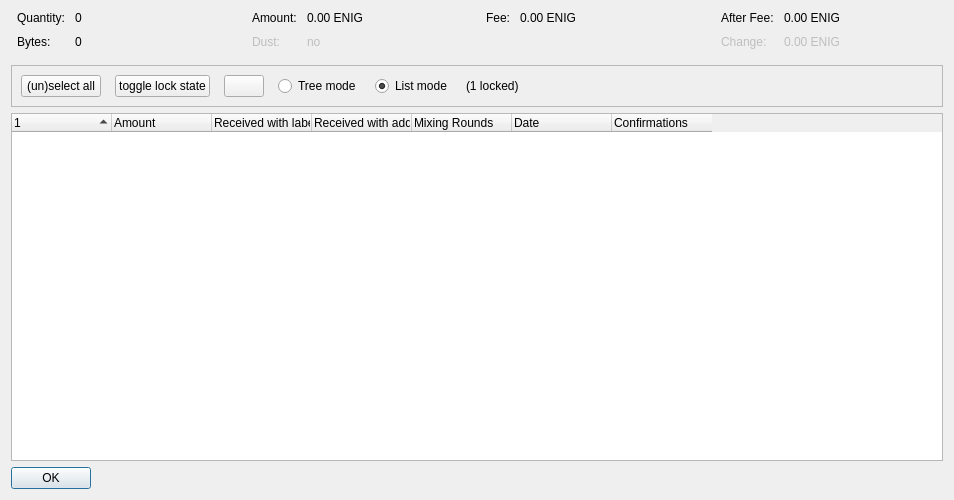
<?xml version="1.0" encoding="UTF-8"?>
<ui version="4.0">
 <class>CoinControlDialog</class>
 <widget class="QDialog" name="CoinControlDialog">
  <property name="geometry">
   <rect>
    <x>0</x>
    <y>0</y>
    <width>954</width>
    <height>500</height>
   </rect>
  </property>
  <property name="windowTitle">
   <string>Coin Selection</string>
  </property>
  <layout class="QVBoxLayout" name="verticalLayout">
   <item>
    <layout class="QHBoxLayout" name="horizontalLayoutTop" stretch="0,0,0,0">
     <property name="topMargin">
      <number>0</number>
     </property>
     <property name="bottomMargin">
      <number>10</number>
     </property>
     <item>
      <layout class="QFormLayout" name="formLayoutCoinControl1">
       <property name="horizontalSpacing">
        <number>10</number>
       </property>
       <property name="verticalSpacing">
        <number>10</number>
       </property>
       <property name="leftMargin">
        <number>6</number>
       </property>
       <property name="rightMargin">
        <number>6</number>
       </property>
       <item row="0" column="0">
        <widget class="QLabel" name="labelCoinControlQuantityText">
         <property name="text">
          <string>Quantity:</string>
         </property>
        </widget>
       </item>
       <item row="0" column="1">
        <widget class="QLabel" name="labelCoinControlQuantity">
         <property name="cursor">
          <cursorShape>IBeamCursor</cursorShape>
         </property>
         <property name="contextMenuPolicy">
          <enum>Qt::ActionsContextMenu</enum>
         </property>
         <property name="text">
          <string notr="true">0</string>
         </property>
         <property name="textInteractionFlags">
          <set>Qt::LinksAccessibleByMouse|Qt::TextSelectableByKeyboard|Qt::TextSelectableByMouse</set>
         </property>
        </widget>
       </item>
       <item row="1" column="0">
        <widget class="QLabel" name="labelCoinControlBytesText">
         <property name="text">
          <string>Bytes:</string>
         </property>
        </widget>
       </item>
       <item row="1" column="1">
        <widget class="QLabel" name="labelCoinControlBytes">
         <property name="cursor">
          <cursorShape>IBeamCursor</cursorShape>
         </property>
         <property name="contextMenuPolicy">
          <enum>Qt::ActionsContextMenu</enum>
         </property>
         <property name="text">
          <string notr="true">0</string>
         </property>
         <property name="textInteractionFlags">
          <set>Qt::LinksAccessibleByMouse|Qt::TextSelectableByKeyboard|Qt::TextSelectableByMouse</set>
         </property>
        </widget>
       </item>
      </layout>
     </item>
     <item>
      <layout class="QFormLayout" name="formLayoutCoinControl2">
       <property name="horizontalSpacing">
        <number>10</number>
       </property>
       <property name="verticalSpacing">
        <number>10</number>
       </property>
       <property name="leftMargin">
        <number>6</number>
       </property>
       <property name="rightMargin">
        <number>6</number>
       </property>
       <item row="0" column="0">
        <widget class="QLabel" name="labelCoinControlAmountText">
         <property name="text">
          <string>Amount:</string>
         </property>
        </widget>
       </item>
       <item row="0" column="1">
        <widget class="QLabel" name="labelCoinControlAmount">
         <property name="cursor">
          <cursorShape>IBeamCursor</cursorShape>
         </property>
         <property name="contextMenuPolicy">
          <enum>Qt::ActionsContextMenu</enum>
         </property>
         <property name="text">
          <string notr="true">0.00 ENIG</string>
         </property>
         <property name="textInteractionFlags">
          <set>Qt::LinksAccessibleByMouse|Qt::TextSelectableByKeyboard|Qt::TextSelectableByMouse</set>
         </property>
        </widget>
       </item>
       <item row="1" column="0">
        <widget class="QLabel" name="labelCoinControlLowOutputText">
         <property name="enabled">
          <bool>false</bool>
         </property>
         <property name="text">
          <string>Dust:</string>
         </property>
        </widget>
       </item>
       <item row="1" column="1">
        <widget class="QLabel" name="labelCoinControlLowOutput">
         <property name="enabled">
          <bool>false</bool>
         </property>
         <property name="cursor">
          <cursorShape>IBeamCursor</cursorShape>
         </property>
         <property name="contextMenuPolicy">
          <enum>Qt::ActionsContextMenu</enum>
         </property>
         <property name="text">
          <string notr="true">no</string>
         </property>
         <property name="textInteractionFlags">
          <set>Qt::LinksAccessibleByMouse|Qt::TextSelectableByKeyboard|Qt::TextSelectableByMouse</set>
         </property>
        </widget>
       </item>
      </layout>
     </item>
     <item>
      <layout class="QFormLayout" name="formLayoutCoinControl3">
       <property name="horizontalSpacing">
        <number>10</number>
       </property>
       <property name="verticalSpacing">
        <number>10</number>
       </property>
       <property name="leftMargin">
        <number>6</number>
       </property>
       <property name="rightMargin">
        <number>6</number>
       </property>
       <item row="0" column="0">
        <widget class="QLabel" name="labelCoinControlFeeText">
         <property name="text">
          <string>Fee:</string>
         </property>
        </widget>
       </item>
       <item row="0" column="1">
        <widget class="QLabel" name="labelCoinControlFee">
         <property name="cursor">
          <cursorShape>IBeamCursor</cursorShape>
         </property>
         <property name="contextMenuPolicy">
          <enum>Qt::ActionsContextMenu</enum>
         </property>
         <property name="text">
          <string notr="true">0.00 ENIG</string>
         </property>
         <property name="textInteractionFlags">
          <set>Qt::LinksAccessibleByMouse|Qt::TextSelectableByKeyboard|Qt::TextSelectableByMouse</set>
         </property>
        </widget>
       </item>
      </layout>
     </item>
     <item>
      <layout class="QFormLayout" name="formLayoutCoinControl4">
       <property name="horizontalSpacing">
        <number>10</number>
       </property>
       <property name="verticalSpacing">
        <number>10</number>
       </property>
       <property name="leftMargin">
        <number>6</number>
       </property>
       <property name="rightMargin">
        <number>6</number>
       </property>
       <item row="0" column="0">
        <widget class="QLabel" name="labelCoinControlAfterFeeText">
         <property name="text">
          <string>After Fee:</string>
         </property>
        </widget>
       </item>
       <item row="0" column="1">
        <widget class="QLabel" name="labelCoinControlAfterFee">
         <property name="cursor">
          <cursorShape>IBeamCursor</cursorShape>
         </property>
         <property name="contextMenuPolicy">
          <enum>Qt::ActionsContextMenu</enum>
         </property>
         <property name="text">
          <string notr="true">0.00 ENIG</string>
         </property>
         <property name="textInteractionFlags">
          <set>Qt::LinksAccessibleByMouse|Qt::TextSelectableByKeyboard|Qt::TextSelectableByMouse</set>
         </property>
        </widget>
       </item>
       <item row="1" column="0">
        <widget class="QLabel" name="labelCoinControlChangeText">
         <property name="enabled">
          <bool>false</bool>
         </property>
         <property name="text">
          <string>Change:</string>
         </property>
        </widget>
       </item>
       <item row="1" column="1">
        <widget class="QLabel" name="labelCoinControlChange">
         <property name="enabled">
          <bool>false</bool>
         </property>
         <property name="cursor">
          <cursorShape>IBeamCursor</cursorShape>
         </property>
         <property name="contextMenuPolicy">
          <enum>Qt::ActionsContextMenu</enum>
         </property>
         <property name="text">
          <string notr="true">0.00 ENIG</string>
         </property>
         <property name="textInteractionFlags">
          <set>Qt::LinksAccessibleByMouse|Qt::TextSelectableByKeyboard|Qt::TextSelectableByMouse</set>
         </property>
        </widget>
       </item>
      </layout>
     </item>
    </layout>
   </item>
   <item>
    <widget class="QFrame" name="frame">
     <property name="minimumSize">
      <size>
       <width>0</width>
       <height>40</height>
      </size>
     </property>
     <property name="frameShape">
      <enum>QFrame::StyledPanel</enum>
     </property>
     <property name="frameShadow">
      <enum>QFrame::Sunken</enum>
     </property>
     <layout class="QHBoxLayout" name="horizontalLayout">
      <item>
       <layout class="QHBoxLayout" name="horizontalLayoutPanel" stretch="0,0,0,0,0,0,0">
        <property name="spacing">
         <number>14</number>
        </property>
        <item>
         <widget class="QPushButton" name="pushButtonSelectAll">
          <property name="sizePolicy">
           <sizepolicy hsizetype="Maximum" vsizetype="Fixed">
            <horstretch>0</horstretch>
            <verstretch>0</verstretch>
           </sizepolicy>
          </property>
          <property name="text">
           <string>(un)select all</string>
          </property>
          <property name="autoDefault">
           <bool>false</bool>
          </property>
         </widget>
        </item>
        <item>
         <widget class="QPushButton" name="pushButtonToggleLock">
          <property name="sizePolicy">
           <sizepolicy hsizetype="Maximum" vsizetype="Fixed">
            <horstretch>0</horstretch>
            <verstretch>0</verstretch>
           </sizepolicy>
          </property>
          <property name="text">
           <string>toggle lock state</string>
          </property>
          <property name="autoDefault">
           <bool>false</bool>
          </property>
         </widget>
        </item>
        <item>
         <widget class="QPushButton" name="hideButton">
          <property name="sizePolicy">
           <sizepolicy hsizetype="Maximum" vsizetype="Fixed">
            <horstretch>0</horstretch>
            <verstretch>0</verstretch>
           </sizepolicy>
          </property>
          <property name="text">
           <string/>
          </property>
          <property name="autoDefault">
           <bool>false</bool>
          </property>
         </widget>
        </item>
        <item>
         <widget class="QRadioButton" name="radioTreeMode">
          <property name="sizePolicy">
           <sizepolicy hsizetype="Maximum" vsizetype="Fixed">
            <horstretch>0</horstretch>
            <verstretch>0</verstretch>
           </sizepolicy>
          </property>
          <property name="text">
           <string>Tree mode</string>
          </property>
         </widget>
        </item>
        <item>
         <widget class="QRadioButton" name="radioListMode">
          <property name="sizePolicy">
           <sizepolicy hsizetype="Maximum" vsizetype="Fixed">
            <horstretch>0</horstretch>
            <verstretch>0</verstretch>
           </sizepolicy>
          </property>
          <property name="text">
           <string>List mode</string>
          </property>
          <property name="checked">
           <bool>true</bool>
          </property>
         </widget>
        </item>
        <item>
         <widget class="QLabel" name="labelLocked">
          <property name="text">
           <string>(1 locked)</string>
          </property>
         </widget>
        </item>
        <item>
         <spacer name="horizontalSpacer">
          <property name="orientation">
           <enum>Qt::Horizontal</enum>
          </property>
          <property name="sizeHint" stdset="0">
           <size>
            <width>40</width>
            <height>20</height>
           </size>
          </property>
         </spacer>
        </item>
       </layout>
      </item>
     </layout>
    </widget>
   </item>
   <item>
    <widget class="CoinControlTreeWidget" name="treeWidget">
     <property name="contextMenuPolicy">
      <enum>Qt::CustomContextMenu</enum>
     </property>
     <property name="sortingEnabled">
      <bool>false</bool>
     </property>
     <property name="columnCount">
      <number>7</number>
     </property>
     <attribute name="headerShowSortIndicator" stdset="0">
      <bool>true</bool>
     </attribute>
     <attribute name="headerStretchLastSection">
      <bool>false</bool>
     </attribute>
     <column>
      <property name="text">
       <string/>
      </property>
     </column>
     <column>
      <property name="text">
       <string>Amount</string>
      </property>
     </column>
     <column>
      <property name="text">
       <string>Received with label</string>
      </property>
     </column>
     <column>
      <property name="text">
       <string>Received with address</string>
      </property>
     </column>
     <column>
      <property name="text">
       <string>Mixing Rounds</string>
      </property>
     </column>
     <column>
      <property name="text">
       <string>Date</string>
      </property>
     </column>
     <column>
      <property name="text">
       <string>Confirmations</string>
      </property>
      <property name="toolTip">
       <string>Confirmed</string>
      </property>
     </column>
    </widget>
   </item>
   <item>
    <widget class="QDialogButtonBox" name="buttonBox">
     <property name="sizePolicy">
      <sizepolicy hsizetype="Maximum" vsizetype="Fixed">
       <horstretch>0</horstretch>
       <verstretch>0</verstretch>
      </sizepolicy>
     </property>
     <property name="orientation">
      <enum>Qt::Horizontal</enum>
     </property>
     <property name="standardButtons">
      <set>QDialogButtonBox::Ok</set>
     </property>
    </widget>
   </item>
  </layout>
 </widget>
 <customwidgets>
  <customwidget>
   <class>CoinControlTreeWidget</class>
   <extends>QTreeWidget</extends>
   <header>qt/coincontroltreewidget.h</header>
  </customwidget>
 </customwidgets>
 <resources/>
 <connections/>
</ui>
